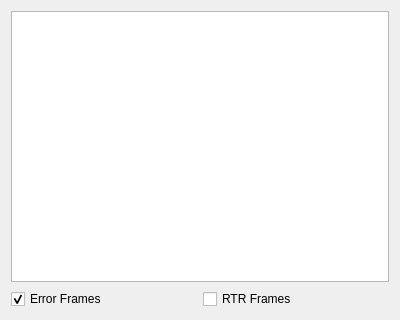
<?xml version="1.0" encoding="UTF-8"?>
<ui version="4.0">
 <class>SpecialEventDialog</class>
 <widget class="QDialog" name="SpecialEventDialog">
  <property name="geometry">
   <rect>
    <x>0</x>
    <y>0</y>
    <width>400</width>
    <height>320</height>
   </rect>
  </property>
  <property name="windowTitle">
   <string>Dialog</string>
  </property>
  <layout class="QVBoxLayout" name="verticalLayout_2">
   <item>
    <layout class="QVBoxLayout" name="verticalLayout">
     <property name="bottomMargin">
      <number>1</number>
     </property>
     <item>
      <widget class="QTableView" name="tableView"/>
     </item>
    </layout>
   </item>
   <item>
    <layout class="QHBoxLayout" name="horizontalLayout">
     <item>
      <widget class="QCheckBox" name="checkBoxERROR">
       <property name="text">
        <string>Error Frames</string>
       </property>
       <property name="checked">
        <bool>true</bool>
       </property>
      </widget>
     </item>
     <item>
      <widget class="QCheckBox" name="checkBorRTR">
       <property name="text">
        <string>RTR Frames</string>
       </property>
      </widget>
     </item>
    </layout>
   </item>
  </layout>
 </widget>
 <resources/>
 <connections/>
</ui>
